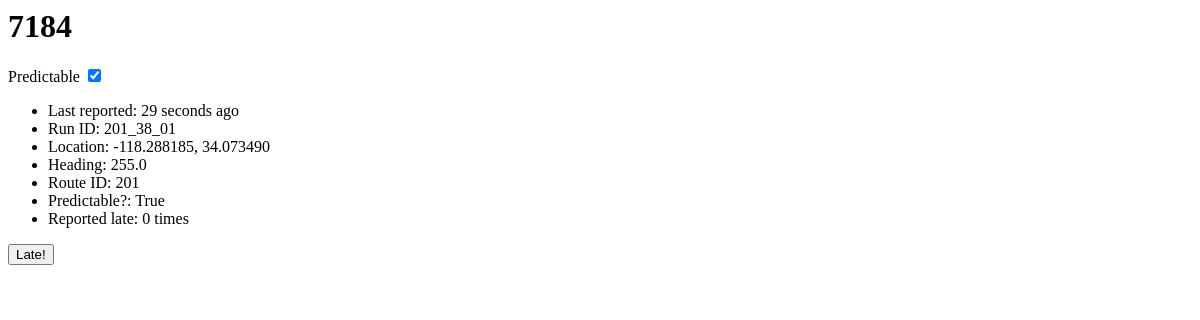
Before: /locations/2/ with the older database file.
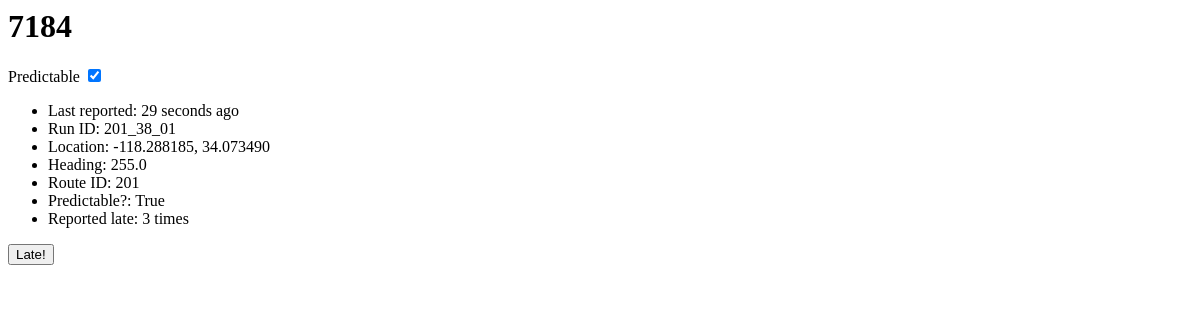
After: the same page with the newer database file.
### locations/models.py (models this page shows, shortened)
class Vehicle(models.Model):
    seconds_since_report = models.IntegerField()
    run_id = models.CharField(max_length=50)
    longitude = models.DecimalField(max_digits=9, decimal_places=6)
    heading = models.DecimalField(max_digits=4, decimal_places=1)
    route_id = models.CharField(max_length=50)
    predictable = models.BooleanField()
    latitude = models.DecimalField(max_digits=9, decimal_places=6)
    vehicle_id = models.CharField(max_length=50)
    votes = models.IntegerField(default=0)
    def was_reported_recently(self):
        return 0 <= self.seconds_since_report <= 30
    was_reported_recently.admin_order_field = 'seconds_since_report'
    was_reported_recently.boolean = True
    was_reported_recently.short_description = 'Predictable?'

### locations/views.py (the view)
# urls.py: url(r'^(?P<pk>\d+)/$', views.DetailView.as_view(), name='detail'),
class DetailView(generic.DetailView):
    model = Vehicle
    template_name = 'locations/detail.html'
    def get_queryset(self):
        return Vehicle.objects.filter(seconds_since_report__gt=0)

### locations/templates/locations/detail.html (shortened to what this page needs)
<h1> {{ vehicle.vehicle_id }} </h1>
<label> Predictable
  <input type="checkbox" {% if vehicle.predictable %} checked {% endif %} />
</label>
<ul>
  <li>Last reported: {{ vehicle.seconds_since_report }} seconds ago</li>
  <li>Run ID: {{ vehicle.run_id }}</li>
  <li>Location: {{ vehicle.longitude }}, {{ vehicle.latitude }}</li>
  <li>Heading: {{ vehicle.heading }}</li>
  <li>Route ID: {{ vehicle.route_id }}</li>
  <li>Predictable?: {{ vehicle.predictable }}</li>
  <li>Reported late: {{ vehicle.votes }} times</li>
</ul>
<form action="{% url 'locations:vote' vehicle.id %}" method="post">
  <input type="submit" value="Late!" />
</form>

Changed rows visible on the page:
changed Vehicle "True": votes "0" → "3"
